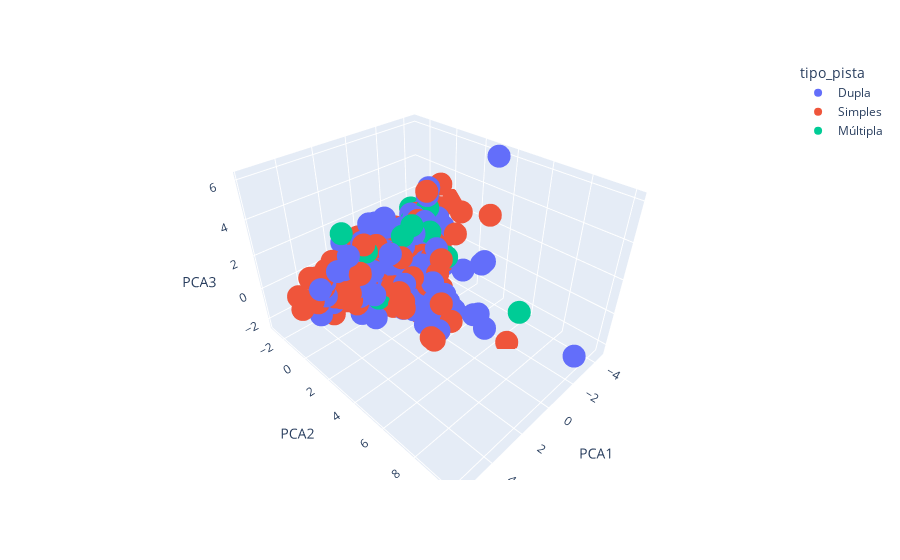

Here is the notebook cell this chart was saved with:
### Code cell
fig = px.scatter_3d(prf_rain_data, x="PCA1", y="PCA2", z="PCA3", color="tipo_pista")
fig.show()

### Figure 1 — Plotly figure (JSON) as saved in the notebook; plotly's stock layout.template omitted (floating-point values rounded to 4 significant figures; data arrays with more than 128 entries replaced by an {"elided": "..."} marker saying what was removed)
{"data": [{"hovertemplate": "tipo_pista=Dupla<br>PCA1=%{x}<br>PCA2=%{y}<br>PCA3=%{z}<extra></extra>", "legendgroup": "Dupla", "marker": {"color": "#636efa", "symbol": "circle"}, "mode": "markers", "name": "Dupla", "scene": "scene", "showlegend": true, "type": "scatter3d", "x": {"elided": "579 float values"}, "y": {"elided": "579 float values"}, "z": {"elided": "579 float values"}}, {"hovertemplate": "tipo_pista=Simples<br>PCA1=%{x}<br>PCA2=%{y}<br>PCA3=%{z}<extra></extra>", "legendgroup": "Simples", "marker": {"color": "#EF553B", "symbol": "circle"}, "mode": "markers", "name": "Simples", "scene": "scene", "showlegend": true, "type": "scatter3d", "x": {"elided": "487 float values"}, "y": {"elided": "487 float values"}, "z": {"elided": "487 float values"}}, {"hovertemplate": "tipo_pista=Múltipla<br>PCA1=%{x}<br>PCA2=%{y}<br>PCA3=%{z}<extra></extra>", "legendgroup": "Múltipla", "marker": {"color": "#00cc96", "symbol": "circle"}, "mode": "markers", "name": "Múltipla", "scene": "scene", "showlegend": true, "type": "scatter3d", "x": [-0.6171, 1.333, 3.334, 2.891, 0.3446, 0.1812, 2.414, 2.094, -0.3664, 3.084, 0.7328, -0.5635, -0.539, -0.6407, 0.2661, -1.205, -2.318, 0.1386, 1.318, 2.089, -0.09366, 0.3397, -1.219, 0.09564, -0.2889, -0.6672, -0.2668, -1.023, -1.795, -2.045, -0.4288, 2.251, 0.05559, -1.739, -2.477, -2.238, -1.918, -0.04604, 1.184, -0.5612, -1.829, -2.235, -1.475, -1.847, -2.741, -2.646, -1.877, -4.013, -1.184, -1.473, -2.152, -1.211, -1.509, -1.981, 0.3783, 0.08332, -0.898, -0.1819, 1.791, -2.511, 0.7632, -1.875, -0.368, -0.4078, -0.5268, -0.5245, 0.3292, -1.246, -1.465], "y": [0.002124, 0.02029, -0.4272, -0.9776, 0.09278, 1.035, -0.5965, 0.5305, 1.115, 0.04487, -0.7731, -0.7672, 0.6575, -0.4831, 0.171, 0.2061, 6.755, 0.2872, -0.3864, 1.224, 0.1204, -0.3257, 1.565, -0.8527, 0.6668, -0.6518, 2.293, -0.3483, 0.7108, -0.8909, -0.9766, 0.5906, 0.4421, 0.05547, -0.6249, -0.8249, -0.4372, 0.2254, -0.06646, -1.186, -0.903, -0.4997, -0.6701, -0.6685, -0.728, -1.409, -0.09637, -1.142, -0.7133, -0.08534, -0.6606, 0.1971, -0.03327, 2.062, -0.5608, -1.494, 0.1537, -0.1733, -0.9276, 0.1045, -1.058, 0.4032, -0.4204, 1.113, 0.986, 1.431, -0.4411, -0.5695, -0.08483], "z": [-1.273, -0.256, 0.1947, 0.3271, -0.2317, 2.433, -0.4411, 2.146, -0.9813, 3.396, -0.842, -0.7833, 0.8321, -1.076, -0.9619, -1.348, -0.5982, 0.09467, 0.2157, -0.3282, 0.3847, -0.7138, 2.303, 0.06353, -1.283, -1.377, -1.021, -1.493, -0.03784, -0.595, 0.7513, -0.1033, 1.14, 0.2566, -0.02626, 0.1373, 0.3263, 1.345, -0.6118, -0.681, -1.101, 0.9785, -0.5729, 1.487, 1.783, 2.016, 0.7357, 1.882, -0.03762, 2.192, -0.94, -0.7037, -0.9291, 0.6514, 0.09891, -0.9316, -1.477, -0.4937, -0.2889, 2.647, -1.063, 0.5086, 0.2645, 2.829, 0.9993, 0.3879, -1.1, 0.4741, 1.48]}], "layout": {"legend": {"title": {"text": "tipo_pista"}, "tracegroupgap": 0}, "margin": {"t": 60}, "scene": {"domain": {"x": [0, 1], "y": [0, 1]}, "xaxis": {"title": {"text": "PCA1"}}, "yaxis": {"title": {"text": "PCA2"}}, "zaxis": {"title": {"text": "PCA3"}}}}}
